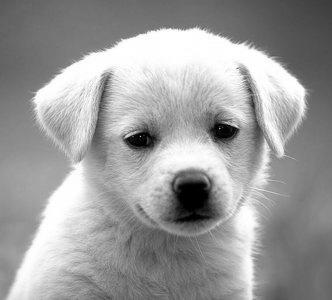
#> input picture 02_signals/homework/img/dog.jpg, 332 x 300 px
$ python Task_1.1.py
#> lines starting #> are read from the running program, lines starting #| are printed output that depends on the picture
import numpy as np
import matplotlib.pyplot as plt
import cv2

plt.rcParams['figure.figsize'] = (10.0, 8.0)  # set default size of plots
plt.rcParams['image.interpolation'] = 'nearest'
plt.rcParams['image.cmap'] = 'gray'


def conv_nested(image, kernel):
    """A naive implementation of convolution filter.

    This is a naive implementation of convolution using 4 nested for-loops.
    This function computes convolution of an image with a kernel and outputs
    the result that has the same shape as the input image.

    Args:
        image: numpy array of shape (Hi, Wi).
        kernel: numpy array of shape (Hk, Wk).

    Returns:
        out: numpy array of shape (Hi, Wi).
    """
    Hi, Wi = image.shape
    Hk, Wk = kernel.shape

    kernel_f = kernel[::-1, ::-1].astype(float)

    res_image = np.copy(image).astype(float)

    for i in range(1, Hi - 2):
        for j in range(1, Wi - 2):
            total = 0.0
            for k in range(Hk):
                for l in range(Wk):
                    total += image[i + k][j + l] * kernel_f[k][l]
            res_image[i + 1, j + 1] = total

    res_image = (res_image - res_image.min()) / (res_image.max() - res_image.min()) * 255

    return res_image


# Simple convolution kernel.
kernel = np.array(
    [
        [1, 0, 1],
        [0, 0, 0],
        [1, 0, 0]
    ])

# Create a test image: a white square in the middle
test_img = np.zeros((9, 9))
test_img[3:6, 3:6] = 1

# Run your conv_nested function on the test image
test_output = conv_nested(test_img, kernel)

# Build the expected output
expected_output = np.zeros((9, 9))
expected_output[2:7, 2:7] = 1
expected_output[5:, 5:] = 0
expected_output[4, 2:5] = 2
expected_output[2:5, 4] = 2
expected_output[4, 4] = 3

# Plot the test image
plt.subplot(1, 3, 1)
plt.imshow(test_img)
plt.title('Test image')
plt.axis('off')

# Plot your convolved image
plt.subplot(1, 3, 2)
plt.imshow(test_output)
plt.title('Convolution')
plt.axis('off')

# Plot the expected output
plt.subplot(1, 3, 3)
plt.imshow(expected_output)
plt.title('Exepected output')
plt.axis('off')
plt.show()
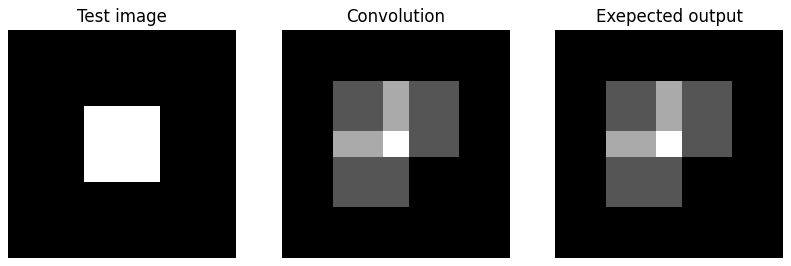
#> figure drawn by matplotlib, 3 panels

img = cv2.imread('img/dog.jpg', 0)
#> img is the input picture: shape (300, 332); min 0, max 255, mean 155.7

kernel = np.array(
[
    [1,0,-1],
    [2,0,-2],
    [1,0,-1]
])

out = conv_nested(img, kernel)
#> after the loop in conv_nested (call 2), `for i in range(1, Hi - 2):`:
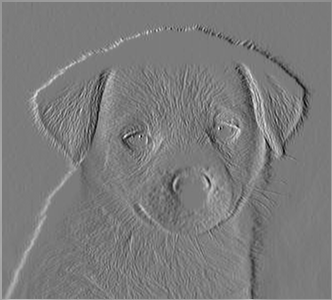
#> res_image: shape (300, 332) float64; min -414, max 442, mean 1.6; drawn with min black and max white
# out = cv2.filter2D(img, -1, kernel)

# Plot original image
plt.subplot(221), plt.imshow(img), plt.title('Original'), plt.axis('off')

# Plot your convolved image
plt.subplot(223), plt.imshow(out), plt.title('Convolution'), plt.axis('off')

# Plot what you should get
solution_img = cv2.imread('img/convoluted_dog.jpg', 0)
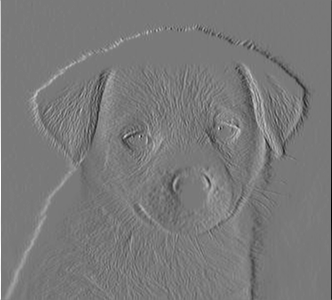
#> input picture 02_signals/homework/img/convoluted_dog.jpg, 332 x 300 px
#> solution_img is the input picture: shape (300, 332); min 0, max 255, mean 121.1
plt.subplot(224), plt.imshow(solution_img), plt.title('What you should get'), plt.axis('off')

print(out)
#> (printed output is left out)

plt.show()
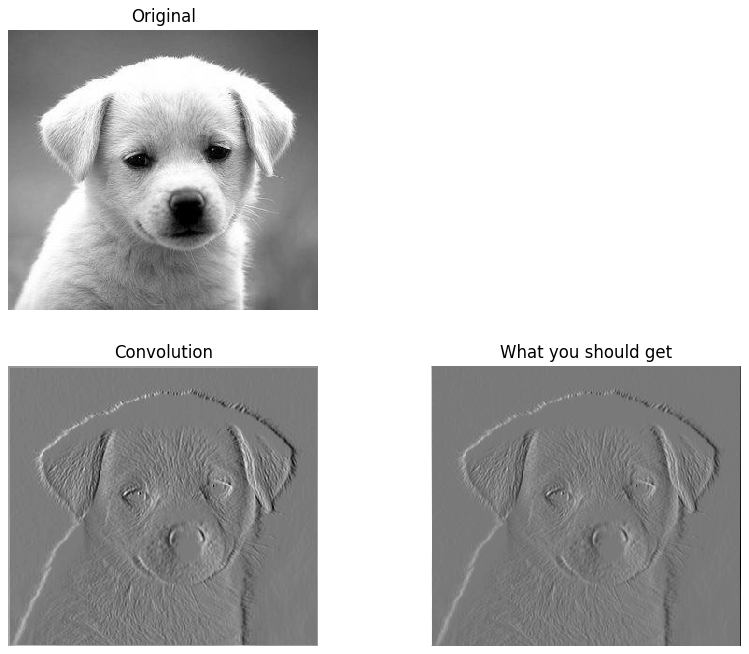
#> figure drawn by matplotlib, 3 panels
